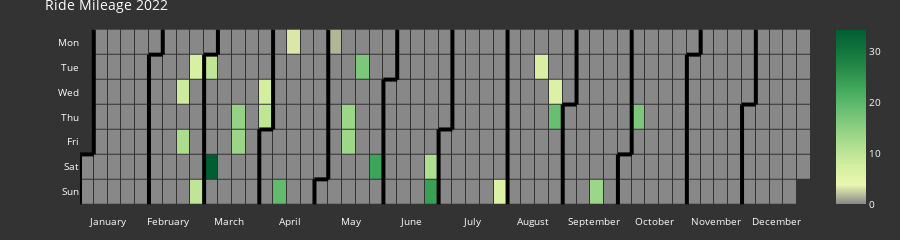

Here is the notebook cell this chart was saved with:
### Code cell
fig = calplot(df_activity_2022, x='ride_date', y='total_distance_mi', colorscale=colorscale, 
              dark_theme=True, gap=1, month_lines_width=4, month_lines_color='#000000',
            showscale=True, total_height=225, title='Ride Mileage 2022')
fig.show()

### Figure 1 — Plotly figure (JSON) as saved in the notebook; plotly's stock layout.template omitted (floating-point values rounded to 4 significant figures; data arrays with more than 128 entries replaced by an {"elided": "..."} marker saying what was removed)
{"data": [{"colorscale": [[0, "#888888"], [0.1111, "#eaf7af"], [0.2222, "#d2eda0"], [0.3333, "#b1df90"], [0.4444, "#8bce81"], [0.5556, "#64bc6f"], [0.6667, "#3fa85b"], [0.7778, "#288a47"], [0.8889, "#10743c"], [1, "#005e33"]], "customdata": {"elided": "365x2 str values"}, "hovertemplate": "%{customdata[0]} <br>Week=%{x} <br>%{customdata[1]}=%{z}", "name": "2022", "showscale": true, "type": "heatmap", "x": {"elided": "365 int values"}, "xaxis": "x", "xgap": 1, "y": {"elided": "365 int values"}, "yaxis": "y", "ygap": 1, "z": {"elided": "365 float values"}, "zmax": 34.17, "zmin": 0}, {"hoverinfo": "skip", "line": {"color": "#000000", "width": 4}, "mode": "lines", "type": "scatter", "x": [-0.5, -0.5], "xaxis": "x", "y": [4.5, 6.5], "yaxis": "y"}, {"hoverinfo": "skip", "line": {"color": "#000000", "width": 4}, "mode": "lines", "type": "scatter", "x": [-0.5, 0.5], "xaxis": "x", "y": [4.5, 4.5], "yaxis": "y"}, {"hoverinfo": "skip", "line": {"color": "#000000", "width": 4}, "mode": "lines", "type": "scatter", "x": [0.5, 0.5], "xaxis": "x", "y": [4.5, -0.5], "yaxis": "y"}, {"hoverinfo": "skip", "line": {"color": "#000000", "width": 4}, "mode": "lines", "type": "scatter", "x": [4.5, 4.5], "xaxis": "x", "y": [0.5, 6.5], "yaxis": "y"}, {"hoverinfo": "skip", "line": {"color": "#000000", "width": 4}, "mode": "lines", "type": "scatter", "x": [4.5, 5.5], "xaxis": "x", "y": [0.5, 0.5], "yaxis": "y"}, {"hoverinfo": "skip", "line": {"color": "#000000", "width": 4}, "mode": "lines", "type": "scatter", "x": [5.5, 5.5], "xaxis": "x", "y": [0.5, -0.5], "yaxis": "y"}, {"hoverinfo": "skip", "line": {"color": "#000000", "width": 4}, "mode": "lines", "type": "scatter", "x": [8.5, 8.5], "xaxis": "x", "y": [0.5, 6.5], "yaxis": "y"}, {"hoverinfo": "skip", "line": {"color": "#000000", "width": 4}, "mode": "lines", "type": "scatter", "x": [8.5, 9.5], "xaxis": "x", "y": [0.5, 0.5], "yaxis": "y"}, {"hoverinfo": "skip", "line": {"color": "#000000", "width": 4}, "mode": "lines", "type": "scatter", "x": [9.5, 9.5], "xaxis": "x", "y": [0.5, -0.5], "yaxis": "y"}, {"hoverinfo": "skip", "line": {"color": "#000000", "width": 4}, "mode": "lines", "type": "scatter", "x": [12.5, 12.5], "xaxis": "x", "y": [3.5, 6.5], "yaxis": "y"}, {"hoverinfo": "skip", "line": {"color": "#000000", "width": 4}, "mode": "lines", "type": "scatter", "x": [12.5, 13.5], "xaxis": "x", "y": [3.5, 3.5], "yaxis": "y"}, {"hoverinfo": "skip", "line": {"color": "#000000", "width": 4}, "mode": "lines", "type": "scatter", "x": [13.5, 13.5], "xaxis": "x", "y": [3.5, -0.5], "yaxis": "y"}, {"hoverinfo": "skip", "line": {"color": "#000000", "width": 4}, "mode": "lines", "type": "scatter", "x": [16.5, 16.5], "xaxis": "x", "y": [5.5, 6.5], "yaxis": "y"}, {"hoverinfo": "skip", "line": {"color": "#000000", "width": 4}, "mode": "lines", "type": "scatter", "x": [16.5, 17.5], "xaxis": "x", "y": [5.5, 5.5], "yaxis": "y"}, {"hoverinfo": "skip", "line": {"color": "#000000", "width": 4}, "mode": "lines", "type": "scatter", "x": [17.5, 17.5], "xaxis": "x", "y": [5.5, -0.5], "yaxis": "y"}, {"hoverinfo": "skip", "line": {"color": "#000000", "width": 4}, "mode": "lines", "type": "scatter", "x": [21.5, 21.5], "xaxis": "x", "y": [1.5, 6.5], "yaxis": "y"}, {"hoverinfo": "skip", "line": {"color": "#000000", "width": 4}, "mode": "lines", "type": "scatter", "x": [21.5, 22.5], "xaxis": "x", "y": [1.5, 1.5], "yaxis": "y"}, {"hoverinfo": "skip", "line": {"color": "#000000", "width": 4}, "mode": "lines", "type": "scatter", "x": [22.5, 22.5], "xaxis": "x", "y": [1.5, -0.5], "yaxis": "y"}, {"hoverinfo": "skip", "line": {"color": "#000000", "width": 4}, "mode": "lines", "type": "scatter", "x": [25.5, 25.5], "xaxis": "x", "y": [3.5, 6.5], "yaxis": "y"}, {"hoverinfo": "skip", "line": {"color": "#000000", "width": 4}, "mode": "lines", "type": "scatter", "x": [25.5, 26.5], "xaxis": "x", "y": [3.5, 3.5], "yaxis": "y"}, {"hoverinfo": "skip", "line": {"color": "#000000", "width": 4}, "mode": "lines", "type": "scatter", "x": [26.5, 26.5], "xaxis": "x", "y": [3.5, -0.5], "yaxis": "y"}, {"hoverinfo": "skip", "line": {"color": "#000000", "width": 4}, "mode": "lines", "type": "scatter", "x": [30.5, 30.5], "xaxis": "x", "y": [-0.5, 6.5], "yaxis": "y"}, {"hoverinfo": "skip", "line": {"color": "#000000", "width": 4}, "mode": "lines", "type": "scatter", "x": [34.5, 34.5], "xaxis": "x", "y": [2.5, 6.5], "yaxis": "y"}, {"hoverinfo": "skip", "line": {"color": "#000000", "width": 4}, "mode": "lines", "type": "scatter", "x": [34.5, 35.5], "xaxis": "x", "y": [2.5, 2.5], "yaxis": "y"}, {"hoverinfo": "skip", "line": {"color": "#000000", "width": 4}, "mode": "lines", "type": "scatter", "x": [35.5, 35.5], "xaxis": "x", "y": [2.5, -0.5], "yaxis": "y"}, {"hoverinfo": "skip", "line": {"color": "#000000", "width": 4}, "mode": "lines", "type": "scatter", "x": [38.5, 38.5], "xaxis": "x", "y": [4.5, 6.5], "yaxis": "y"}, {"hoverinfo": "skip", "line": {"color": "#000000", "width": 4}, "mode": "lines", "type": "scatter", "x": [38.5, 39.5], "xaxis": "x", "y": [4.5, 4.5], "yaxis": "y"}, {"hoverinfo": "skip", "line": {"color": "#000000", "width": 4}, "mode": "lines", "type": "scatter", "x": [39.5, 39.5], "xaxis": "x", "y": [4.5, -0.5], "yaxis": "y"}, {"hoverinfo": "skip", "line": {"color": "#000000", "width": 4}, "mode": "lines", "type": "scatter", "x": [43.5, 43.5], "xaxis": "x", "y": [0.5, 6.5], "yaxis": "y"}, {"hoverinfo": "skip", "line": {"color": "#000000", "width": 4}, "mode": "lines", "type": "scatter", "x": [43.5, 44.5], "xaxis": "x", "y": [0.5, 0.5], "yaxis": "y"}, {"hoverinfo": "skip", "line": {"color": "#000000", "width": 4}, "mode": "lines", "type": "scatter", "x": [44.5, 44.5], "xaxis": "x", "y": [0.5, -0.5], "yaxis": "y"}, {"hoverinfo": "skip", "line": {"color": "#000000", "width": 4}, "mode": "lines", "type": "scatter", "x": [47.5, 47.5], "xaxis": "x", "y": [2.5, 6.5], "yaxis": "y"}, {"hoverinfo": "skip", "line": {"color": "#000000", "width": 4}, "mode": "lines", "type": "scatter", "x": [47.5, 48.5], "xaxis": "x", "y": [2.5, 2.5], "yaxis": "y"}, {"hoverinfo": "skip", "line": {"color": "#000000", "width": 4}, "mode": "lines", "type": "scatter", "x": [48.5, 48.5], "xaxis": "x", "y": [2.5, -0.5], "yaxis": "y"}], "layout": {"font": {"color": "#fff", "size": 10}, "height": 225, "margin": {"b": 20, "t": 20}, "paper_bgcolor": "#333", "plot_bgcolor": "#333", "showlegend": false, "title": {"text": "Ride Mileage 2022"}, "xaxis": {"anchor": "y", "domain": [0, 1], "showgrid": false, "showline": false, "tickmode": "array", "ticktext": ["January", "February", "March", "April", "May", "June", "July", "August", "September", "October", "November", "December"], "tickvals": [1.5, 5.909, 10.32, 14.73, 19.14, 23.55, 27.95, 32.36, 36.77, 41.18, 45.59, 50], "zeroline": false}, "yaxis": {"anchor": "x", "autorange": "reversed", "domain": [0, 1], "showgrid": false, "showline": false, "tickmode": "array", "ticktext": ["Mon", "Tue", "Wed", "Thu", "Fri", "Sat", "Sun"], "tickvals": [0, 1, 2, 3, 4, 5, 6], "zeroline": false}}}
